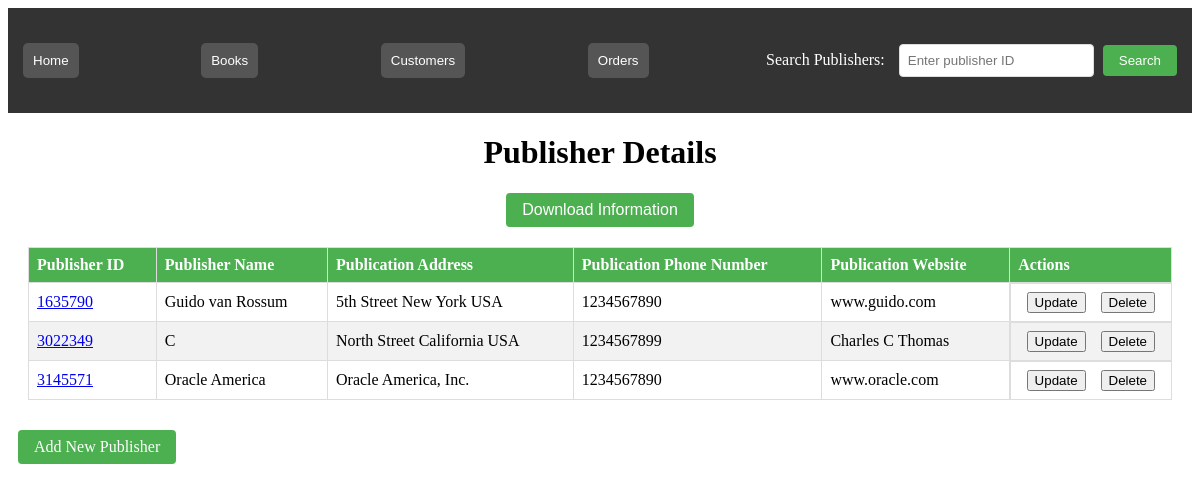
/publishers, run on the app's committed database.
### tables this page shows
CREATE TABLE Publisher (
                        publisher_id TEXT PRIMARY KEY,
                        publisher_name TEXT,
                        publication_address TEXT,
                        publication_phone TEXT,
                        publication_web TEXT
                    );

### BookStore/routes.py (the view)
@app.route('/publishers')
def display_publishers():
    conn = get_db()
    cursor = conn.cursor()
    cursor.execute('SELECT * FROM Publisher')
    publishers = cursor.fetchall()
    return render_template('publishers.html', publishers=publishers, title='Publishers')

### BookStore/models.py (called while the page is built)
def get_db():
    db = getattr(g, '_database', None)
    if db is None:
        db = g._database = sqlite3.connect('bookstore.db')
    return db

### BookStore/templates/publishers.html (shortened to what this page needs)
<!DOCTYPE html>
<html>
<head>
    <link rel="stylesheet" type="text/css" href="{{ url_for('static', filename='styles.css') }}">
    <link rel="stylesheet" type="text/css" href="{{ url_for('static', filename='publishers.css') }}">
</head>
<body>
    <div class="header">
        <div class="menu">
            <h2><button class="home-button" onclick="window.location.href='/'">Home</button></h2>
            <h2><button onclick="window.location.href='/books'">Books</button></h2>
            <h2><button onclick="window.location.href='/customers'">Customers</button></h2>
            <h2><button onclick="window.location.href='/orders'">Orders</button></h2>
            <div class="search-form">
                <form action="/publishers/search" method="get">
                    <label>Search Publishers:</label>
                    <input type="text" name="publisher_name" placeholder="Enter publisher ID">
                    <button type="submit">Search</button>
                </form>
            </div>
        </div>
    </div>
        <h1 style="text-align: center">Publisher Details</h1>
        <a href="#" style="text-decoration: none; display: block; text-align: center;">
    <button type="button" onclick="downloadPDF()" class="add-publisher-button" style="margin: auto;">Download Information</button>
</a>
    <div class="publishers-container">
        <table id="publisher-table">
            <thead>
                <tr>
                    <th>Publisher ID</th>
                    <th>Publisher Name</th>
                    <th>Publication Address</th>
                    <th>Publication Phone Number</th>
                    <th>Publication Website</th>
                    <th>Actions</th>
                </tr>
            </thead>
            <tbody>
                {% for publisher in publishers %}
                <tr>
                    <td>
                    <a href="/publishers/{{ publisher[0] }}">{{ publisher[0] }}</a>
                    </td>
                    <td>{{ publisher[1] }}</td>
                    <td>{{ publisher[2] }}</td>
                    <td>{{ publisher[3] }}</td>
                    <td>{{ publisher[4] }}</td>
                    <td class="actions-form">
                        <form action="/publishers/update/{{ publisher[0] }}" method="get">
                            <button type="submit">Update</button>
                        </form>
                        <form action="/publishers/delete/{{ publisher[0] }}" method="post">
                            <button type="submit">Delete</button>
                        </form>
                    </td>
                </tr>
                {% endfor %}
            </tbody>
        </table>
    </div>
    <a href="/publishers/add" class="add-publisher-button">Add New Publisher</a>
</body>
</html>

### BookStore/static/styles.css (style rules this page uses)
.header { background-color: #333; color: white; padding: 10px; text-align: center; }
.menu { display: flex; justify-content: space-between; align-items: center; }
.menu a, .menu button { color: white; text-decoration: none; background-color: #555; padding: 10px; margin: 5px; border: none; border-radius: 5px; cursor: pointer; }

### BookStore/static/publishers.css (style rules this page uses)
.search-form { display: flex; align-items: center; }
.search-form label { margin-right: 10px; }
.search-form input { padding: 8px; border: 1px solid #ddd; border-radius: 4px; }
.search-form button { background-color: #4CAF50; color: white; padding: 8px 16px; border: none; border-radius: 4px; cursor: pointer; }
.publishers-container { text-align: center; margin: 20px; }
table { border-collapse: collapse; width: 100%; }
th, td { border: 1px solid #dddddd; text-align: left; padding: 8px; }
th { background-color: #4CAF50; color: white; }
tr:nth-child(even) { background-color: #f2f2f2; }
.actions-form { display: flex; justify-content: space-around; }
.actions-form form { display: inline; }
.add-publisher-button { display: inline-block; background-color: #4CAF50; color: white; padding: 8px 16px; text-align: center; text-decoration: none; font-size: 16px; margin: 10px; cursor: pointer; border: none; border-radius: 4px; }

### data on the page
Publisher: publisher_id "1635790", publisher_name "Guido van Rossum", publication_address "5th Street New York USA", publication_phone "1234567890", publication_web "www.guido.com"
Publisher: publisher_id "3022349", publisher_name "C", publication_address "North Street California USA", publication_phone "1234567899", publication_web "Charles C Thomas"
Publisher: publisher_id "3145571", publisher_name "Oracle America", publication_address "Oracle America, Inc.", publication_phone "1234567890", publication_web "www.oracle.com"
